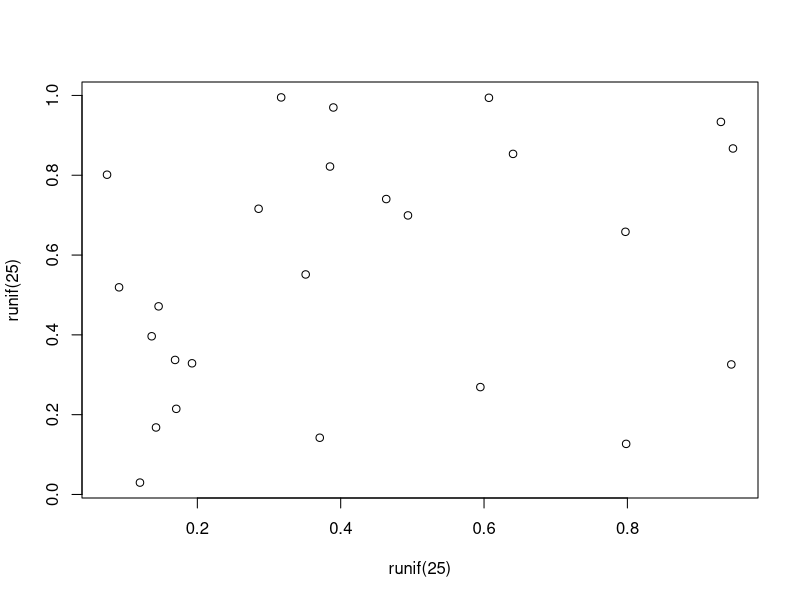

This chart was generated by the following R code:
## ---- chunk 1
#| label: fig-meaningless
#| fig-cap: A meaningless scatterplot
#| fig-width: 5
#| fig-height: 5
#| fig-align: center
#| out-width: 50%
#| echo: false
plot(runif(25), runif(25))
## ---- chunk 2
#| label: tbl-simple
#| tbl-cap: Caption centered above table
#| echo: true
knitr::kable(head(mtcars)[,1:4])
